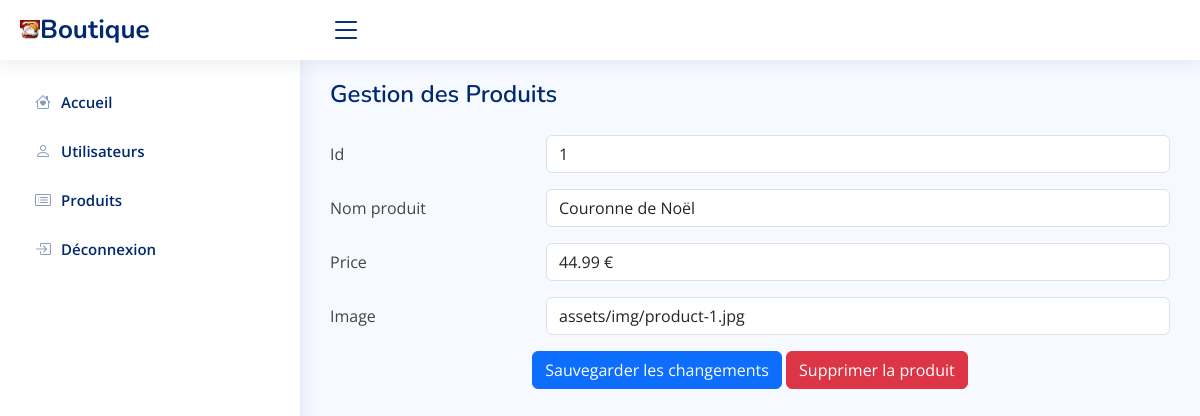
/vueDashboard/produit/dashEditProduit.php?id=1 (signed in), run on the app's committed database.
### tables this page shows
CREATE TABLE `goods` (
  `id` int(11) NOT NULL,
  `name` varchar(255) NOT NULL,
  `price` varchar(255) NOT NULL,
  `image` varchar(255) NOT NULL
);

### actions/admin/produitCrud/adminProduitEdit.php (called while the page is built, shortened)
<?php
require_once '../../include/database.php';
$produit_id = $_GET['id'];
$reqProduit = $pdo->prepare('SELECT * FROM goods WHERE id = ?');
$reqProduit->execute([$produit_id]);
$produit = $reqProduit->fetch();

### vueDashboard/produit/dashEditProduit.php (the view, shortened to what this page needs)
<?php
require_once '../../include/database.php';
include('../../actions/admin/produitCrud/adminProduitEdit.php');
?>
<!DOCTYPE html>
<html lang="fr">
<head>
    <link href="https://cdn.jsdelivr.net/npm/bootstrap@5.3.3/dist/css/bootstrap.min.css" rel="stylesheet">
    <link href="https://cdnjs.cloudflare.com/ajax/libs/bootstrap-icons/1.10.0/font/bootstrap-icons.min.css" rel="stylesheet">
    <link href="../../assets/css/style.css" rel="stylesheet">
</head>
<body>
<header id="header" class="header fixed-top d-flex align-items-center">
    <div class="d-flex align-items-center justify-content-between">
        <img src="../../assets/img/iconfav.jpg" alt="icon Boutique" class="logoD">
        <a href="../../index.php" class="logo d-flex align-items-center">
            <span class="d-none d-lg-block">Boutique</span>
        </a>
        <i class="bi bi-list toggle-sidebar-btn"></i>
    </div>
</header>
<aside id="sidebar" class="sidebar">
    <ul class="sidebar-nav" id="sidebar-nav">
        <li class="nav-item">
            <a class="nav-link collapsed" href="../../dashboard.php">
                <i class="bi bi-house-heart"></i>
                <span>Accueil</span>
            </a>
        </li>
        <li class="nav-item">
            <a class="nav-link collapsed" href="../dashboardUser.php">
                <i class="bi bi-person"></i>
                <span>Utilisateurs</span>
            </a>
        </li>
        <li class="nav-item">
            <a class="nav-link collapsed" href="../dashboardProduit.php">
                <i class="bi bi-card-list"></i>
                <span>Produits</span>
            </a>
        </li>
        <li class="nav-item">
            <a class="nav-link collapsed" href="../../logout.php">
                <i class="bi bi-box-arrow-in-right"></i>
                <span>Déconnexion</span>
            </a>
        </li>
    </ul>
</aside>
<main id="main" class="main">
    <div class="pagetitle">
        <h1>Gestion des Produits</h1>
    </div>
    <section class="section">
        <div class="row">
            <div class="profile-edit pt-3" id="profile-edit">
                <form method="POST">
                    <div class="row mb-3">
                        <label for="id" class="col-md-4 col-lg-3 col-form-label">Id</label>
                        <div class="col-md-8 col-lg-9">
                            <input name="id" type="text" class="form-control" id="id" value="<?=
                            $produit->id;
                            ?>" >
                        </div>
                    </div>
                    <div class="row mb-3">
                        <label for="name" class="col-md-4 col-lg-3 col-form-label">Nom produit</label>
                        <div class="col-md-8 col-lg-9">
                            <input name="name" type="text" class="form-control" id="name" value="<?=
                            $produit->name;
                            ?>" >
                        </div>
                    </div>
                    <div class="row mb-3">
                        <label for="price" class="col-md-4 col-lg-3 col-form-label">Price</label>
                        <div class="col-md-8 col-lg-9">
                            <input name="price" type="text" class="form-control" id="price" value="<?=
                            $produit->price;
                            ?>" >
                        </div>
                    </div>
                    <div class="row mb-3">
                        <label for="image" class="col-md-4 col-lg-3 col-form-label">Image</label>
                        <div class="col-md-8 col-lg-9">
                            <input name="image" type="text" class="form-control" id="image" value="<?=
                            $produit->image;
                            ?>" >
                        </div>
                    </div>
                    <div class="text-center">
                        <button type="submit" class="btn btn-primary" name="validate">Sauvegarder les
                            changements</button>
                        <a href="../../actions/admin/produitCrud/adminProduitDelete.php?id=<?= $produit->id ?>" class="btn
                                            btn-danger">Supprimer la
                            produit</a>
                    </div>
                </form>
            </div>
        </div>
    </section>
</main>
</body>
</html>

### assets/css/style.css (style rules this page uses)
:root { scroll-behavior: smooth; --main-bg-color-1: #000; }
body { font-family: "Open Sans", sans-serif; background: #f6f9ff; color: #444444; background-size: 100% auto; }
a { color: #4154f1; text-decoration: none; }
h1, h2, h3, h4, h5, h6 { font-family: "Nunito", sans-serif; }
#main { margin-top: 60px; padding: 20px 30px; transition: all 0.3s; }
.pagetitle { margin-bottom: 10px; }
.pagetitle h1 { font-size: 24px; margin-bottom: 0; font-weight: 600; color: #012970; }
.logo { line-height: 1; }
@media (min-width: 1200px) { .logo { width: 280px; } }
.logo span { font-size: 26px; font-weight: 700; color: #012970; font-family: "Nunito", sans-serif; }
.header { transition: all 0.5s; z-index: 997; height: 60px; box-shadow: 0 2px 20px rgba(1, 41, 112, 0.1); background-color: #fff; padding-left: 20px; }
.header .toggle-sidebar-btn { font-size: 32px; padding-left: 10px; cursor: pointer; color: #012970; }
.sidebar { position: fixed; top: 60px; left: 0; bottom: 0; width: 300px; z-index: 996; transition: all 0.3s; padding: 20px; overflow-y: auto; box-shadow: 0 0 20px rgba(1, 41, 112, 0.1); background-color: #fff; }
@media (min-width: 1200px) { #main, #footer { margin-left: 300px; } }
.sidebar-nav { padding: 0; margin: 0; list-style: none; }
.sidebar-nav li { padding: 0; margin: 0; list-style: none; }
.sidebar-nav .nav-item { margin-bottom: 5px; }
.sidebar-nav .nav-link { display: flex; align-items: center; font-size: 15px; font-weight: 600; color: #4154f1; transition: 0.3s; background: #f6f9ff; padding: 10px 15px; border-radius: 4px; }
.sidebar-nav .nav-link i { font-size: 16px; margin-right: 10px; color: #4154f1; }
.sidebar-nav .nav-link.collapsed { color: #012970; background: #fff; }
.sidebar-nav .nav-link.collapsed i { color: #899bbd; }
.logoD { width: 20px; height: 20px; }

### data on the page
goods: id "1", name "Couronne de Noël", price "44.99 €", image "assets/img/product-1.jpg"
